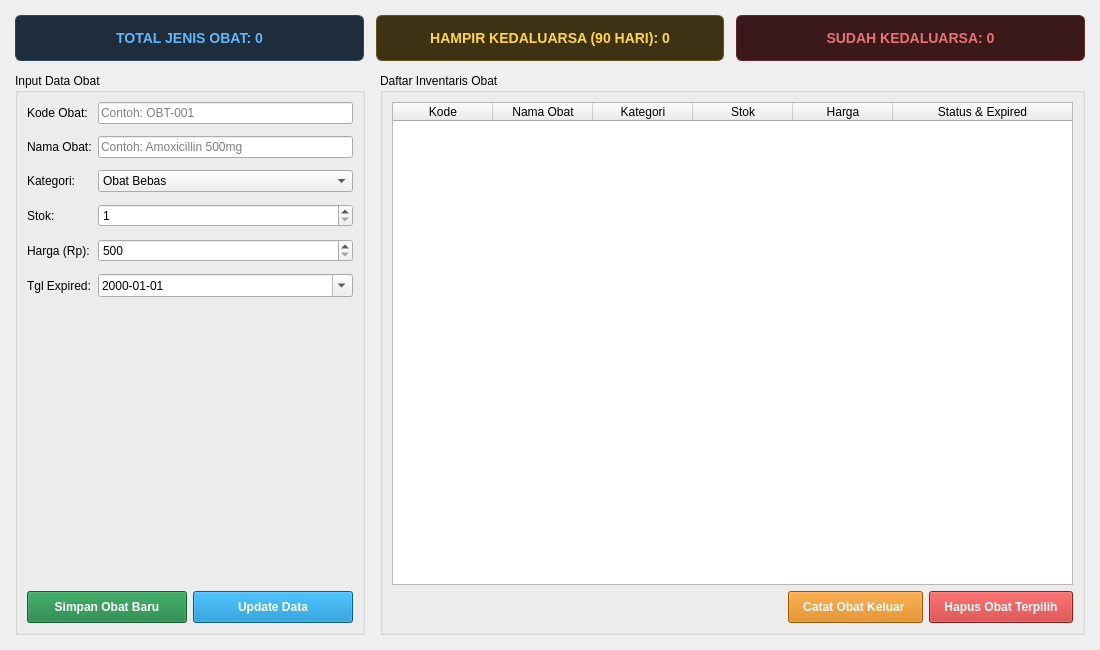
<?xml version="1.0" encoding="UTF-8"?>
<ui version="4.0">
 <class>MainWindow</class>
 <widget class="QMainWindow" name="MainWindow">
  <property name="geometry">
   <rect>
    <x>0</x>
    <y>0</y>
    <width>1100</width>
    <height>650</height>
   </rect>
  </property>
  <property name="windowTitle">
   <string>Apotek Sehat - Sistem Manajemen Inventaris &amp; Kedaluwarsa</string>
  </property>
  <widget class="QWidget" name="centralwidget">
   <layout class="QVBoxLayout" name="verticalLayoutMain">
    <property name="spacing">
     <number>12</number>
    </property>
    <property name="leftMargin">
     <number>15</number>
    </property>
    <property name="topMargin">
     <number>15</number>
    </property>
    <property name="rightMargin">
     <number>15</number>
    </property>
    <property name="bottomMargin">
     <number>15</number>
    </property>
    <item>
     <layout class="QHBoxLayout" name="horizontalLayoutCards">
      <property name="spacing">
       <number>12</number>
      </property>
      <item>
       <widget class="QLabel" name="lblTotalObat">
        <property name="styleSheet">
         <string notr="true">background-color: #1e2d3b; color: #64b5f6; border: 1px solid #2b455c; border-radius: 6px; padding: 14px; font-size: 14px; font-weight: bold;</string>
        </property>
        <property name="text">
         <string>TOTAL JENIS OBAT: 0</string>
        </property>
        <property name="alignment">
         <set>Qt::AlignmentFlag::AlignCenter</set>
        </property>
       </widget>
      </item>
      <item>
       <widget class="QLabel" name="lblHampirExpired">
        <property name="styleSheet">
         <string notr="true">background-color: #3d3314; color: #ffd54f; border: 1px solid #66541e; border-radius: 6px; padding: 14px; font-size: 14px; font-weight: bold;</string>
        </property>
        <property name="text">
         <string>HAMPIR KEDALUARSA (90 HARI): 0</string>
        </property>
        <property name="alignment">
         <set>Qt::AlignmentFlag::AlignCenter</set>
        </property>
       </widget>
      </item>
      <item>
       <widget class="QLabel" name="lblSudahExpired">
        <property name="styleSheet">
         <string notr="true">background-color: #3b181a; color: #e57373; border: 1px solid #612529; border-radius: 6px; padding: 14px; font-size: 14px; font-weight: bold;</string>
        </property>
        <property name="text">
         <string>SUDAH KEDALUARSA: 0</string>
        </property>
        <property name="alignment">
         <set>Qt::AlignmentFlag::AlignCenter</set>
        </property>
       </widget>
      </item>
     </layout>
    </item>
    <item>
     <layout class="QHBoxLayout" name="horizontalLayoutContent">
      <property name="spacing">
       <number>15</number>
      </property>
      <item>
       <widget class="QGroupBox" name="groupForm">
        <property name="minimumSize">
         <size>
          <width>330</width>
          <height>0</height>
         </size>
        </property>
        <property name="maximumSize">
         <size>
          <width>350</width>
          <height>16777215</height>
         </size>
        </property>
        <property name="title">
         <string>Input Data Obat</string>
        </property>
        <layout class="QVBoxLayout" name="verticalLayoutForm">
         <item>
          <layout class="QFormLayout" name="formLayoutInput">
           <property name="verticalSpacing">
            <number>12</number>
           </property>
           <item row="0" column="0">
            <widget class="QLabel" name="lblKode">
             <property name="text">
              <string>Kode Obat:</string>
             </property>
            </widget>
           </item>
           <item row="0" column="1">
            <widget class="QLineEdit" name="inputKode">
             <property name="placeholderText">
              <string>Contoh: OBT-001</string>
             </property>
            </widget>
           </item>
           <item row="1" column="0">
            <widget class="QLabel" name="lblNama">
             <property name="text">
              <string>Nama Obat:</string>
             </property>
            </widget>
           </item>
           <item row="1" column="1">
            <widget class="QLineEdit" name="inputNama">
             <property name="placeholderText">
              <string>Contoh: Amoxicillin 500mg</string>
             </property>
            </widget>
           </item>
           <item row="2" column="0">
            <widget class="QLabel" name="lblKategori">
             <property name="text">
              <string>Kategori:</string>
             </property>
            </widget>
           </item>
           <item row="2" column="1">
            <widget class="QComboBox" name="inputKategori">
             <item>
              <property name="text">
               <string>Obat Bebas</string>
              </property>
             </item>
             <item>
              <property name="text">
               <string>Obat Bebas Terbatas</string>
              </property>
             </item>
             <item>
              <property name="text">
               <string>Obat Keras</string>
              </property>
             </item>
             <item>
              <property name="text">
               <string>Sirup</string>
              </property>
             </item>
            </widget>
           </item>
           <item row="3" column="0">
            <widget class="QLabel" name="lblStok">
             <property name="text">
              <string>Stok:</string>
             </property>
            </widget>
           </item>
           <item row="3" column="1">
            <widget class="QSpinBox" name="inputStok">
             <property name="minimum">
              <number>1</number>
             </property>
             <property name="maximum">
              <number>100000</number>
             </property>
            </widget>
           </item>
           <item row="4" column="0">
            <widget class="QLabel" name="lblHarga">
             <property name="text">
              <string>Harga (Rp):</string>
             </property>
            </widget>
           </item>
           <item row="4" column="1">
            <widget class="QSpinBox" name="inputHarga">
             <property name="minimum">
              <number>500</number>
             </property>
             <property name="maximum">
              <number>10000000</number>
             </property>
             <property name="singleStep">
              <number>500</number>
             </property>
            </widget>
           </item>
           <item row="5" column="0">
            <widget class="QLabel" name="lblExpired">
             <property name="text">
              <string>Tgl Expired:</string>
             </property>
            </widget>
           </item>
           <item row="5" column="1">
            <widget class="QDateEdit" name="inputExpired">
             <property name="displayFormat">
              <string>yyyy-MM-dd</string>
             </property>
             <property name="calendarPopup">
              <bool>true</bool>
             </property>
            </widget>
           </item>
          </layout>
         </item>
         <item>
          <spacer name="verticalSpacerForm">
           <property name="orientation">
            <enum>Qt::Orientation::Vertical</enum>
           </property>
           <property name="sizeHint" stdset="0">
            <size>
             <width>20</width>
             <height>40</height>
            </size>
           </property>
          </spacer>
         </item>
         <item>
          <layout class="QHBoxLayout" name="horizontalLayoutFormButtons">
           <item>
            <widget class="QPushButton" name="btnItemSave">
             <property name="cursor">
              <cursorShape>PointingHandCursor</cursorShape>
             </property>
             <property name="styleSheet">
              <string notr="true">QPushButton{background-color: #15803d; color: white; padding: 8px; font-weight: bold;}

QPushButton:hover{
background-color:#166534;
}

QPushButton:pressed{
background-color:#16a34a;
}</string>
             </property>
             <property name="text">
              <string>Simpan Obat Baru</string>
             </property>
            </widget>
           </item>
           <item>
            <widget class="QPushButton" name="btnItemUpdate">
             <property name="cursor">
              <cursorShape>PointingHandCursor</cursorShape>
             </property>
             <property name="styleSheet">
              <string notr="true">QPushButton{background-color: #0284c7; color: white; padding: 8px; font-weight: bold;}

QPushButton:hover{
background-color:#0369a1;
}

QPushButton:pressed{
background-color:#0ea5e9;
}</string>
             </property>
             <property name="text">
              <string>Update Data</string>
             </property>
            </widget>
           </item>
          </layout>
         </item>
        </layout>
       </widget>
      </item>
      <item>
       <widget class="QGroupBox" name="groupTabel">
        <property name="title">
         <string>Daftar Inventaris Obat</string>
        </property>
        <layout class="QVBoxLayout" name="verticalLayoutTabel">
         <item>
          <widget class="QTableWidget" name="tabelObat">
           <property name="editTriggers">
            <set>QAbstractItemView::EditTrigger::NoEditTriggers</set>
           </property>
           <property name="selectionBehavior">
            <enum>QAbstractItemView::SelectionBehavior::SelectRows</enum>
           </property>
           <attribute name="horizontalHeaderStretchLastSection">
            <bool>true</bool>
           </attribute>
           <column>
            <property name="text">
             <string>Kode</string>
            </property>
           </column>
           <column>
            <property name="text">
             <string>Nama Obat</string>
            </property>
           </column>
           <column>
            <property name="text">
             <string>Kategori</string>
            </property>
           </column>
           <column>
            <property name="text">
             <string>Stok</string>
            </property>
           </column>
           <column>
            <property name="text">
             <string>Harga</string>
            </property>
           </column>
           <column>
            <property name="text">
             <string>Status &amp; Expired</string>
            </property>
           </column>
          </widget>
         </item>
         <item>
          <layout class="QHBoxLayout" name="horizontalLayoutActions">
           <item>
            <spacer name="horizontalSpacerActions">
             <property name="orientation">
              <enum>Qt::Orientation::Horizontal</enum>
             </property>
             <property name="sizeHint" stdset="0">
              <size>
               <width>40</width>
               <height>20</height>
              </size>
             </property>
            </spacer>
           </item>
           <item>
            <widget class="QPushButton" name="btnItemOut">
             <property name="cursor">
              <cursorShape>PointingHandCursor</cursorShape>
             </property>
             <property name="styleSheet">
              <string notr="true">background-color: #d87a00; color: white; padding: 8px 14px; font-weight: bold;</string>
             </property>
             <property name="text">
              <string>Catat Obat Keluar </string>
             </property>
            </widget>
           </item>
           <item>
            <widget class="QPushButton" name="btnItemRemove">
             <property name="cursor">
              <cursorShape>PointingHandCursor</cursorShape>
             </property>
             <property name="styleSheet">
              <string notr="true">background-color: #c62828; color: white; padding: 8px 14px; font-weight: bold;</string>
             </property>
             <property name="text">
              <string>Hapus Obat Terpilih</string>
             </property>
            </widget>
           </item>
          </layout>
         </item>
        </layout>
       </widget>
      </item>
     </layout>
    </item>
   </layout>
  </widget>
 </widget>
 <resources/>
 <connections/>
</ui>
